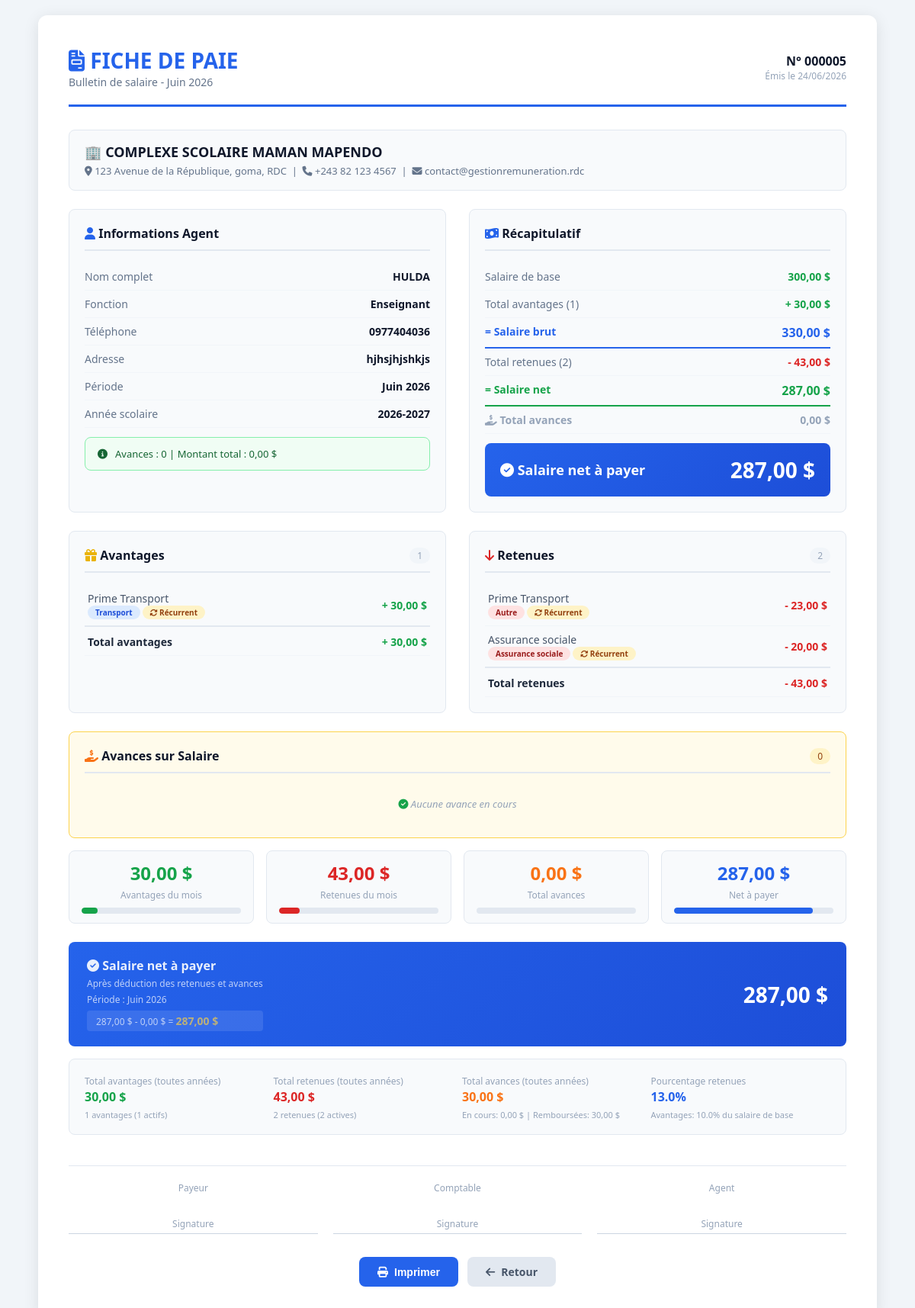
Screenshot of /pages/Remunerations/fiche_paie.php?id=5&agent_id=2 (signed in) with the database file from the repository.
### tables this page shows
CREATE TABLE `remuneration` (
  `id` int(11) NOT NULL,
  `id_agent` int(11) NOT NULL,
  `id_affectation` int(11) NOT NULL,
  `date_remun` date DEFAULT NULL,
  `mois` varchar(20) DEFAULT NULL,
  `annee` varchar(10) DEFAULT NULL
);

CREATE TABLE `agent` (
  `id_agent` int(11) NOT NULL,
  `nom_complet` varchar(150) NOT NULL,
  `adresse` varchar(255) DEFAULT NULL,
  `date_naissance` date DEFAULT NULL,
  `telephone` varchar(20) DEFAULT NULL,
  `profil` varchar(100) DEFAULT NULL,
  `lieu_naissance` varchar(100) DEFAULT NULL,
  `fonction` varchar(100) DEFAULT NULL
);

CREATE TABLE `annee_scolaire` (
  `id` int(11) NOT NULL,
  `designation_ann` varchar(50) NOT NULL
);

CREATE TABLE `affectation` (
  `id` int(11) NOT NULL,
  `id_agent` int(11) NOT NULL,
  `id_service` int(11) NOT NULL,
  `lieu_affectation` varchar(150) DEFAULT NULL,
  `montant_remunerer` float NOT NULL,
  `date_affectation` date DEFAULT NULL
);

CREATE TABLE `avantages` (
  `id` int(11) NOT NULL,
  `id_agent` int(11) NOT NULL,
  `libelle` varchar(150) DEFAULT NULL,
  `description` text DEFAULT NULL,
  `type_avantage` enum('transport','communication','logement','prime','bonus','autre') DEFAULT 'autre',
  `est_recurrent` tinyint(1) DEFAULT 1,
  `date_debut` date DEFAULT NULL,
  `date_fin` date DEFAULT NULL,
  `id_annee` int(11) NOT NULL,
  `montant` decimal(12,2) NOT NULL,
  `date_avantage` date DEFAULT NULL,
  `mois` varchar(20) DEFAULT NULL,
  `annee` varchar(10) DEFAULT NULL,
  `statut` enum('actif','inactif','en_attente') DEFAULT 'actif',
  `created_at` timestamp NOT NULL DEFAULT current_timestamp(),
  `updated_at` timestamp NOT NULL DEFAULT current_timestamp() ON UPDATE current_timestamp()
);

CREATE TABLE `retenue` (
  `id` int(11) NOT NULL,
  `id_agent` int(11) NOT NULL,
  `libelle` varchar(150) DEFAULT NULL,
  `description` text DEFAULT NULL,
  `type_retenue` enum('impot','assurance','cotisation','avance','penalite','autre') DEFAULT 'autre',
  `est_recurrent` tinyint(1) DEFAULT 1,
  `date_debut` date DEFAULT NULL,
  `date_fin` date DEFAULT NULL,
  `montant` decimal(12,2) NOT NULL,
  `date_retenue` date DEFAULT NULL,
  `mois` varchar(20) DEFAULT NULL,
  `annee` varchar(10) DEFAULT NULL,
  `statut` enum('actif','inactif','en_attente') DEFAULT 'actif',
  `created_at` timestamp NOT NULL DEFAULT current_timestamp(),
  `updated_at` timestamp NOT NULL DEFAULT current_timestamp() ON UPDATE current_timestamp()
);

### pages/Remunerations/fiche_paie.php (the view, shortened to what the rows shown need)
<?php
require_once __DIR__ . '/../../Config/Database.php';
require_once __DIR__ . '/../../Classes/Remuneration.php';
require_once __DIR__ . '/../../Classes/Agent.php';
require_once __DIR__ . '/../../Classes/avantages.php';
require_once __DIR__ . '/../../Classes/Retenue.php';
require_once __DIR__ . '/../../Classes/Avance.php';
require_once __DIR__ . '/../../Classes/annee_scolaire.php';
$remuneration_id = isset($_GET['id']) ? (int)$_GET['id'] : 0;
$agent_id = isset($_GET['agent_id']) ? (int)$_GET['agent_id'] : 0;
$remuneration = Remuneration::getById($remuneration_id);
$agent = Agent::getById($agent_id);
$anneeCourante = AnneeScolaire::getCurrent();
$nomAgent = $agent->getNomComplet();
$fonction = $agent->getFonction() ?? 'N/A';
$telephone = $agent->getTelephone() ?? 'N/A';
$adresse = $agent->getAdresse() ?? 'N/A';
$moisRemuneration = $remuneration->getMois();
$anneeRemuneration = $remuneration->getAnnee();
$salaireBase = $remuneration->getMontant();
$totalAvantagesMois = $remuneration->getTotalAvantages();
$totalRetenuesMois = $remuneration->getTotalRetenues();
$totalAvances = 0;
$salaireBrut = $salaireBase + $totalAvantagesMois;
$salaireNet = $salaireBrut - $totalRetenuesMois;
$salaireNetApresAvances = $salaireNet - $totalAvances;
$avantagesMois = $remuneration->getAvantages();
$retenuesMois = $remuneration->getRetenues();
$resumeSalaire = $remuneration->getResumeSalaire();
?>
<!DOCTYPE html>
<html lang="fr">
<head>
    <link rel="stylesheet" href="https://cdnjs.cloudflare.com/ajax/libs/font-awesome/6.4.0/css/all.min.css">
</head>
<body>
<div class="container" id="fiche-paie">
    <div class="header-paie">
        <div>
            <div class="title"><i class="fas fa-file-invoice"></i> FICHE DE PAIE</div>
            <div class="subtitle">Bulletin de salaire - <?php echo $moisRemuneration . ' ' . $anneeRemuneration; ?></div>
        </div>
        <div style="text-align:right;">
            <div style="font-weight:600;color:#0f172a;">N° <?php echo str_pad($remuneration->getId(), 6, '0', STR_PAD_LEFT); ?></div>
            <div style="font-size:12px;color:#94a3b8;">Émis le <?php echo date('d/m/Y'); ?></div>
        </div>
    </div>
    <div class="grid-2">
        <div class="section">
            <div class="info-row">
                <span class="label">Nom complet</span>
                <span class="value"><?php echo htmlspecialchars($nomAgent); ?></span>
            </div>
            <div class="info-row">
                <span class="label">Fonction</span>
                <span class="value"><?php echo htmlspecialchars($fonction); ?></span>
            </div>
            <div class="info-row">
                <span class="label">Téléphone</span>
                <span class="value"><?php echo htmlspecialchars($telephone); ?></span>
            </div>
            <div class="info-row">
                <span class="label">Adresse</span>
                <span class="value"><?php echo htmlspecialchars($adresse); ?></span>
            </div>
            <div class="info-row">
                <span class="label">Période</span>
                <span class="value"><?php echo $moisRemuneration . ' ' . $anneeRemuneration; ?></span>
            </div>
            <div class="info-row">
                <span class="label">Année scolaire</span>
                <span class="value"><?php echo $anneeCourante ? htmlspecialchars($anneeCourante->getDesignationAnn()) : 'N/A'; ?></span>
            </div>
        </div>
        <div class="section">
            <div class="info-row">
                <span class="label">Salaire de base</span>
                <span class="value" style="color:#16a34a;"><?php echo number_format($salaireBase, 2, ',', ' '); ?> $</span>
            </div>
            <div class="info-row" style="border-bottom:2px solid #2563eb;padding-bottom:8px;">
                <span class="label" style="font-weight:700;color:#2563eb;">= Salaire brut</span>
                <span class="value" style="font-weight:700;color:#2563eb;font-size:16px;"><?php echo number_format($salaireBrut, 2, ',', ' '); ?> $</span>
            </div>
            <div class="info-row" style="border-bottom:2px solid #16a34a;padding-bottom:8px;">
                <span class="label" style="font-weight:700;color:#16a34a;">= Salaire net</span>
                <span class="value" style="font-weight:700;color:#16a34a;font-size:16px;"><?php echo number_format($salaireNet, 2, ',', ' '); ?> $</span>
            </div>
            <div class="salaire-final">
                <span class="label"><i class="fas fa-check-circle"></i> Salaire net à payer</span>
                <span class="amount"><?php echo number_format($salaireNetApresAvances, 2, ',', ' '); ?> $</span>
            </div>
        </div>
    </div>
    <div class="grid-2">
        <div class="section">
            <?php if (empty($avantagesMois)): ?>
                <div class="empty-data">
                    <i class="fas fa-info-circle"></i> Aucun avantage pour cette période
                </div>
            <?php else: ?>
                <table class="montant-table">
                    <?php foreach ($avantagesMois as $av): ?>
                    <tr>
                        <td class="libelle">
                            <?php echo htmlspecialchars($av->getLibelle() ?? 'Avantage'); ?>
                            <span style="font-size:11px;color:#94a3b8;display:block;">
                                <span class="badge badge-blue"><?php echo $av->getTypeLibelle(); ?></span>
                                <?php if (method_exists($av, 'isRecurrent') && $av->isRecurrent()): ?>
                                    <span class="badge badge-yellow"><i class="fas fa-sync-alt"></i> Récurrent</span>
                                <?php endif; ?>
                            </span>
                        </td>
                        <td class="montant positive">+ <?php echo number_format($av->getMontant(), 2, ',', ' '); ?> $</td>
                    </tr>
                    <?php endforeach; ?>
                </table>
            <?php endif; ?>
        </div>
        <div class="section">
            <?php if (empty($retenuesMois)): ?>
                <div class="empty-data">
                    <i class="fas fa-info-circle"></i> Aucune retenue pour cette période
                </div>
            <?php else: ?>
                <table class="montant-table">
                    <?php foreach ($retenuesMois as $rt): ?>
                    <tr>
                        <td class="libelle">
                            <?php echo htmlspecialchars($rt->getLibelle() ?? 'Retenue'); ?>
                            <span style="font-size:11px;color:#94a3b8;display:block;">
                                <span class="badge badge-red"><?php echo $rt->getTypeLibelle(); ?></span>
                                <?php if (method_exists($rt, 'isRecurrent') && $rt->isRecurrent()): ?>
                                    <span class="badge badge-yellow"><i class="fas fa-sync-alt"></i> Récurrent</span>
                                <?php endif; ?>
                            </span>
                        </td>
                        <td class="montant negative">- <?php echo number_format($rt->getMontant(), 2, ',', ' '); ?> $</td>
                    </tr>
                    <?php endforeach; ?>
                </table>
            <?php endif; ?>
        </div>
    </div>
    <div class="stats-grid">
        <div class="stats-card">
            <div class="number" style="color:#2563eb;"><?php echo number_format($salaireNetApresAvances, 2, ',', ' '); ?> $</div>
            <div class="label">Net à payer</div>
            <div class="progress-bar">
                <div class="fill fill-blue" style="width: <?php echo min(100, ($salaireBrut > 0 ? ($salaireNetApresAvances / $salaireBrut) * 100 : 0)); ?>%;"></div>
            </div>
        </div>
    </div>
    <div class="total-general">
        <div>
            <div class="label"><i class="fas fa-check-circle"></i> Salaire net à payer</div>
            <div class="sub-info">Après déduction des retenues et avances</div>
            <div class="sub-info" style="margin-top:4px;">
                Période : <?php echo $moisRemuneration . ' ' . $anneeRemuneration; ?>
            </div>
            <div class="sub-info" style="margin-top:6px;background:rgba(255,255,255,0.15);padding:4px 12px;border-radius:4px;font-size:12px;">
                <?php echo number_format($salaireNet, 2, ',', ' '); ?> $ - <?php echo number_format($totalAvances, 2, ',', ' '); ?> $ =
                <strong style="color:#fcd34d;font-size:14px;"><?php echo number_format($salaireNetApresAvances, 2, ',', ' '); ?> $</strong>
            </div>
        </div>
        <div class="amount">
            <?php echo number_format($salaireNetApresAvances, 2, ',', ' '); ?> $
        </div>
    </div>
</div>
</body>
</html>

### rows the page displays
remuneration: mois "Juin", annee "2026", id "000005"
agent: nom_complet "HULDA", fonction "Enseignant", telephone "0977404036", adresse "hjhsjhjshkjs"
annee_scolaire: designation_ann "2026-2027"
affectation: montant_remunerer "300,00", montant_remunerer "330,00", montant_remunerer "287,00"
avantages: libelle "Prime Transport", type_avantage "Transport", est_recurrent 1 (drawn), montant "30,00"
retenue: libelle "Prime Transport", type_retenue "Autre", est_recurrent 1 (drawn), montant "23,00"
retenue: libelle "Assurance sociale", type_retenue "Assurance sociale", est_recurrent 1 (drawn), montant "20,00"

### other values shown
$nbAvances "0"
$totalAvances "0,00"
count($avantagesMois) "1"
$totalAvantagesMois "30,00"
count($retenuesMois) "2"
$totalRetenuesMois "43,00"
count($avances) "0"
$totalAvantagesGlobal "30,00"
$totalAvantages "1"
$totalAvantagesActifs "1"
$totalRetenuesGlobal "43,00"
$totalRetenues "2"
$totalRetenuesActives "2"
$totalAvancesEnCours + $totalAvancesRemboursees "30,00"
$totalAvancesEnCours "0,00"
